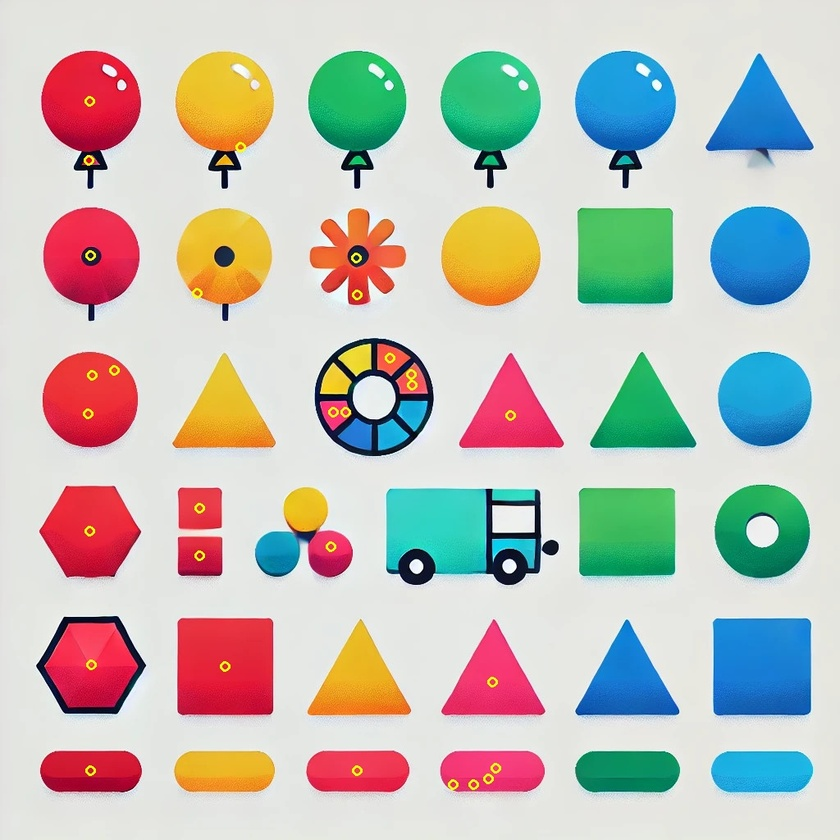
#> input picture Practicas de Clase/objetosrojos.jpg, 840 x 840 px, shrunk from 1024 x 1024 before the run
$ python objectColorDetected.py
#> lines starting #> are read from the running program, lines starting #| are printed output that depends on the picture; after the words box and inside, x2 and y2 are one past the last pixel; in counts of white or black regions, pixels touching at a corner belong together
#> further down, image is the input picture: shape (840, 840, 3); mean B, G, R 184.6, 191.3, 193.8
import cv2
import numpy as np

def encontrarColores(image):
    # Convertir la imagen a espacio de color HSV
    hsv_image = cv2.cvtColor(image, cv2.COLOR_BGR2HSV)
#> hsv_image: shape (840, 840, 3); mean H, S, V 65.7, 75.5, 220.3

    # Ajustar los rangos de color amarillo para capturar solo los tonos amarillos
    lower_yellow1 = np.array([20, 150, 50])  # Ajustar la saturación y el valor para el amarillo más claro
    upper_yellow1 = np.array([30, 255, 255])

    # Crear la máscara usando los rangos
    colorToDetect = cv2.inRange(hsv_image, lower_yellow1, upper_yellow1)
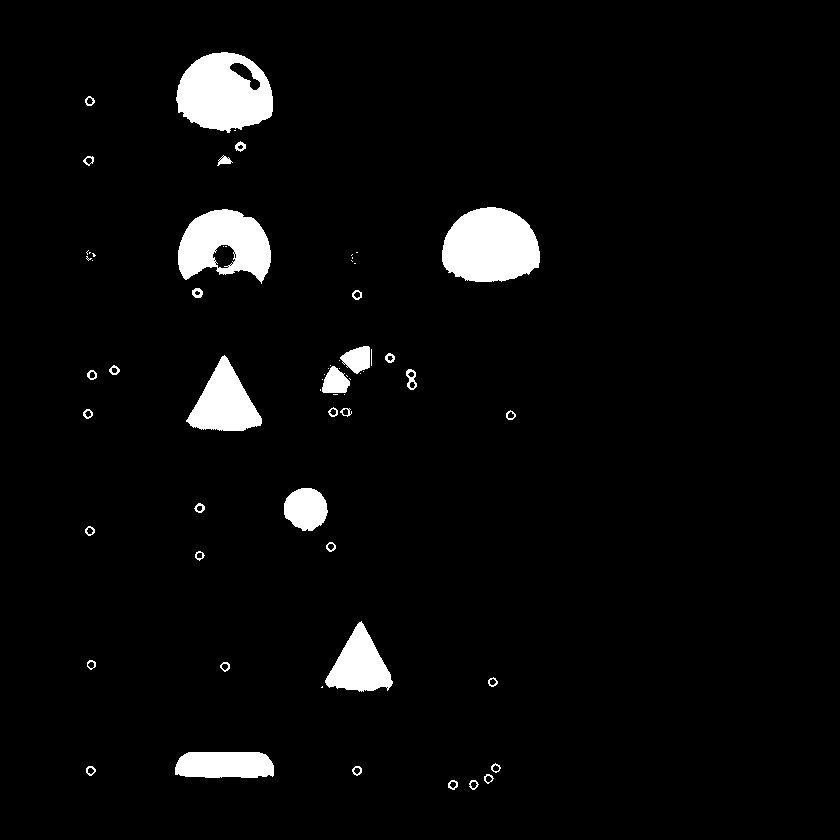
#> colorToDetect: shape (840, 840); 4% white; 64 white regions (28 under 20 px), largest, box (x1, y1, x2, y2) and area: (442, 207, 540, 282) 5822, (176, 52, 273, 133) 5652, (178, 209, 271, 284) 4618

    # Usar dilatación para conectar componentes
    kernel = np.ones((3, 3), np.uint8)
    colorToDetect_dilated = cv2.dilate(colorToDetect, kernel, iterations=2)
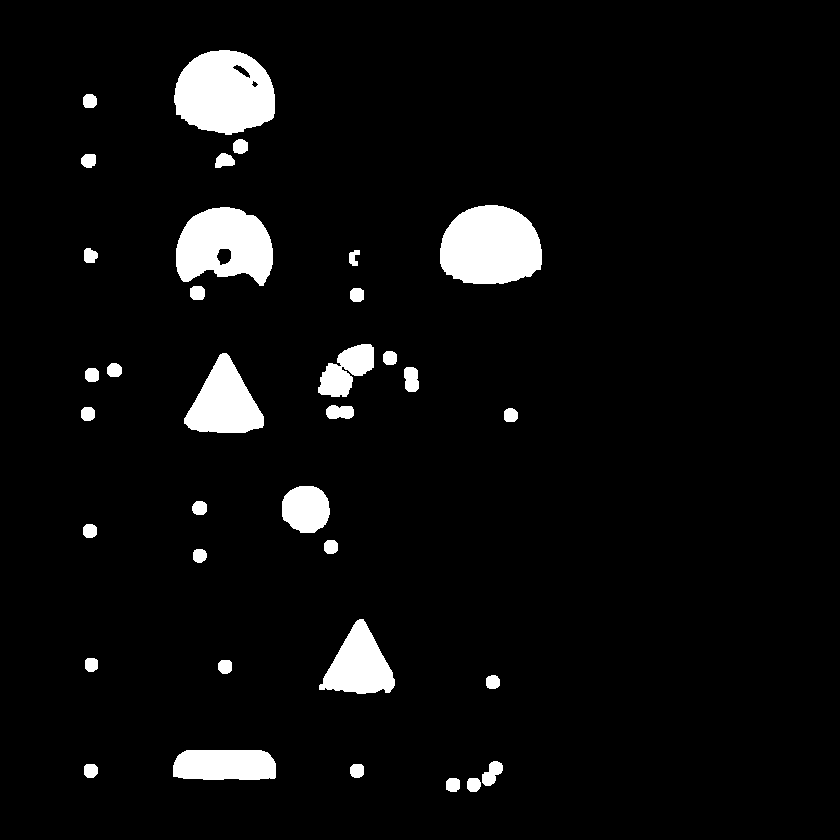
#> colorToDetect_dilated: shape (840, 840); 5.3% white; 35 white regions

    # Encontrar contornos en la máscara dilatada
    contours, _ = cv2.findContours(colorToDetect_dilated, cv2.RETR_EXTERNAL, cv2.CHAIN_APPROX_SIMPLE)
#> contours = 35 contours; largest, box (x1, y1, x2, y2) and area: (174, 50, 275, 135) 6580, (440, 205, 542, 284) 6408, (176, 207, 273, 286) 5622, (184, 353, 264, 433) 3700, (319, 619, 395, 694) 3182

    # Crear una copia de la imagen original para dibujar los resultados
    result_image = image.copy()

    red_objects_centers = []
    # Calcular el centroide de cada contorno detectado y dibujar un círculo amarillo
    for contour in contours:
        M = cv2.moments(contour)
        if M["m00"] > 0:
            cX = int(M["m10"] / M["m00"])
            cY = int(M["m01"] / M["m00"])
            red_objects_centers.append((cX, cY))
            cv2.circle(result_image, (cX, cY), 7, (0, 255, 255), -1)  # Dibujar círculo amarillo
#> this loop made 35 passes
#> (cX, cY) on passes 1 to 12: (473, 784), (452, 784), (356, 770), (90, 770), (491, 772), (224, 764), (492, 681), (224, 666), (90, 664), (358, 664), (199, 555), (330, 546)
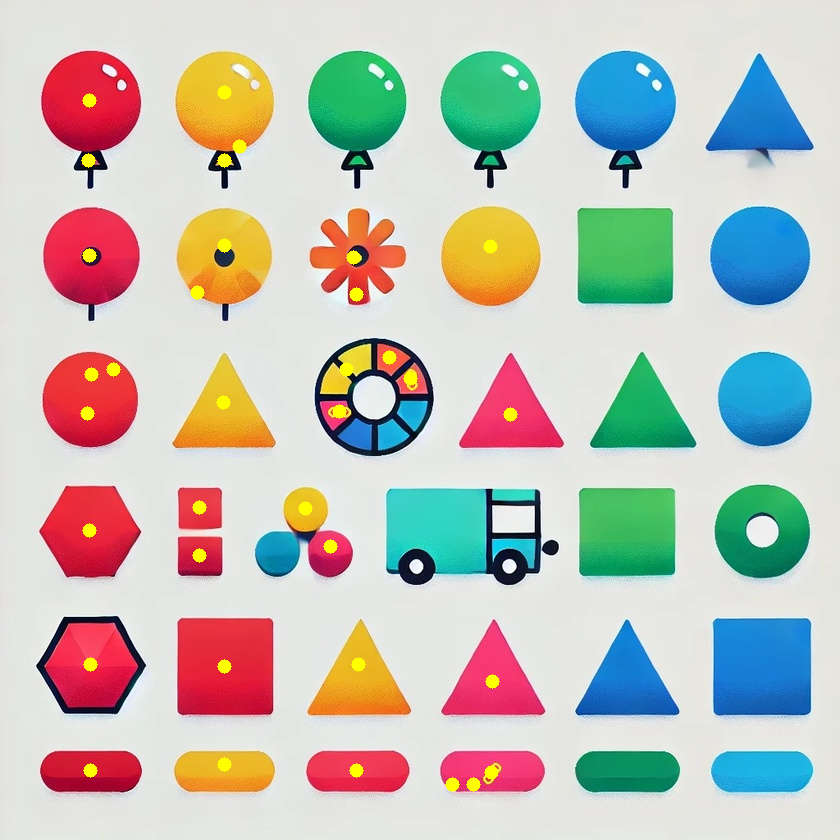
#> result_image: shape (840, 840, 3); 0.74% of pixels changed, all inside (x1, y1, x2, y2) = (80, 85, 518, 792)
#> after the loop, red_objects_centers = 35 pairs, first value 87 to 510, second value 92 to 784

    return red_objects_centers, result_image

# Cargar la imagen
image_path = 'objetosrojos.jpg'
image = cv2.imread(image_path)

# Encontrar los objetos amarillos y mostrarlos en la imagen original
red_objects_centers, result_image = encontrarColores(image)

# Imprimir las coordenadas de los centros de los objetos detectados
for idx, center in enumerate(red_objects_centers):
    print(f"Centro del objeto amarillo {idx+1}: {center}")
#> this loop made 35 passes
#| Centro del objeto amarillo 1: (473, 784)
#| Centro del objeto amarillo 2: (452, 784)
#| Centro del objeto amarillo 3: (356, 770)
#| Centro del objeto amarillo 4: (90, 770)
#| Centro del objeto amarillo 5: (491, 772)
#| Centro del objeto amarillo 6: (224, 764)
#| Centro del objeto amarillo 7: (492, 681)
#| Centro del objeto amarillo 8: (224, 666)
#> (further printed lines are left out)

# Guardar la imagen resultante
output_image_path = 'objetosDetectados.jpg'
cv2.imwrite(output_image_path, result_image)

# Mostrar la imagen resultante con los objetos detectados marcados
cv2.imshow('Detected Objects', result_image)
cv2.waitKey(0)
cv2.destroyAllWindows()
